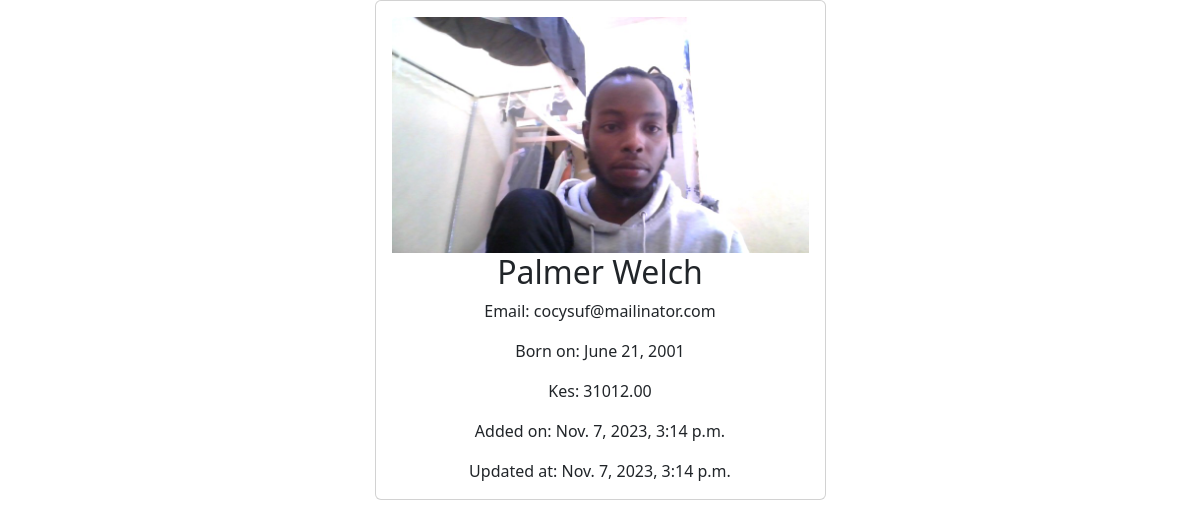
/employees/13, run on the app's committed database.
### main_app/models.py (models this page shows, shortened)
class Employee(models.Model):
    name = models.CharField(max_length=40)
    email = models.EmailField(unique=True)
    dob = models.DateField(null=True)
    salary = models.DecimalField(max_digits=7, decimal_places=2)
    disabled = models.BooleanField(default=False)
    profile = models.ImageField(upload_to="employees", null=True)
    created_at = models.DateTimeField(auto_now_add=True, null=True)  # added once during creation
    updated_at = models.DateTimeField(auto_now=True, null=True)  # updates every time update happens

### main_app/views.py (the view)
# urls.py: path('employees/<int:emp_id>', views.employee_details, name="details"),
def employee_details(request, emp_id):
    employee = Employee.objects.get(pk=emp_id)  # SELECT * From employees WHERE id=1
    return render(request, 'employee_details.html', {"employee": employee})

### templates/employee_details.html (shortened to what this page needs)
<!doctype html>
<html lang="en">
<head>
	<link href="https://cdn.jsdelivr.net/npm/bootstrap@5.2.3/dist/css/bootstrap.min.css" rel="stylesheet">
</head>
<body>
	<div class="container">
		<div class="row justify-content-center">
			<div class="col-sm-5">
				<div class="card text-center">
					<div class="card-body">
						{% if employee.profile %}
							<img src="{{ employee.profile.url }}" alt="" class="card-img-top">
						{% endif %}
						<h2 class="card-title">{{ employee.name }}</h2>
						<p class="card-text">Email: {{ employee.email }}</p>
						<p class="card-text">Born on: {{ employee.dob }}</p>
						<p class="card-text">Kes: {{ employee.salary }}</p>
						<p class="card-text">Added on: {{ employee.created_at }}</p>
						<p class="card-text">Updated at: {{ employee.updated_at }}</p>
					</div>
				</div>
			</div>
		</div>
	</div>
</body>
</html>

### data on the page
Employee: profile (picture), name "Palmer Welch", email "cocysuf@mailinator.com", dob "June 21, 2001", salary "31012.00", created_at "Nov. 7, 2023, 3:14 p.m.", updated_at "Nov. 7, 2023, 3:14 p.m."
